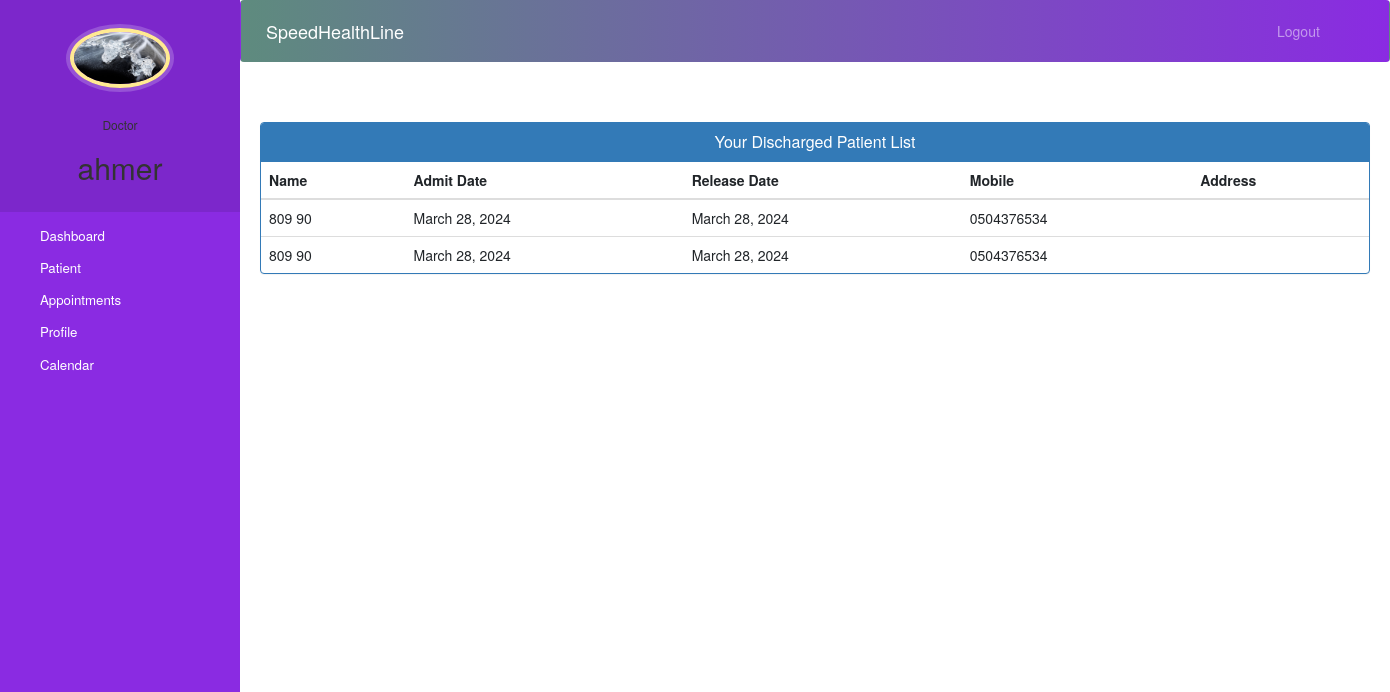
Page /doctor-view-discharge-patient (signed in) on the earlier database version.
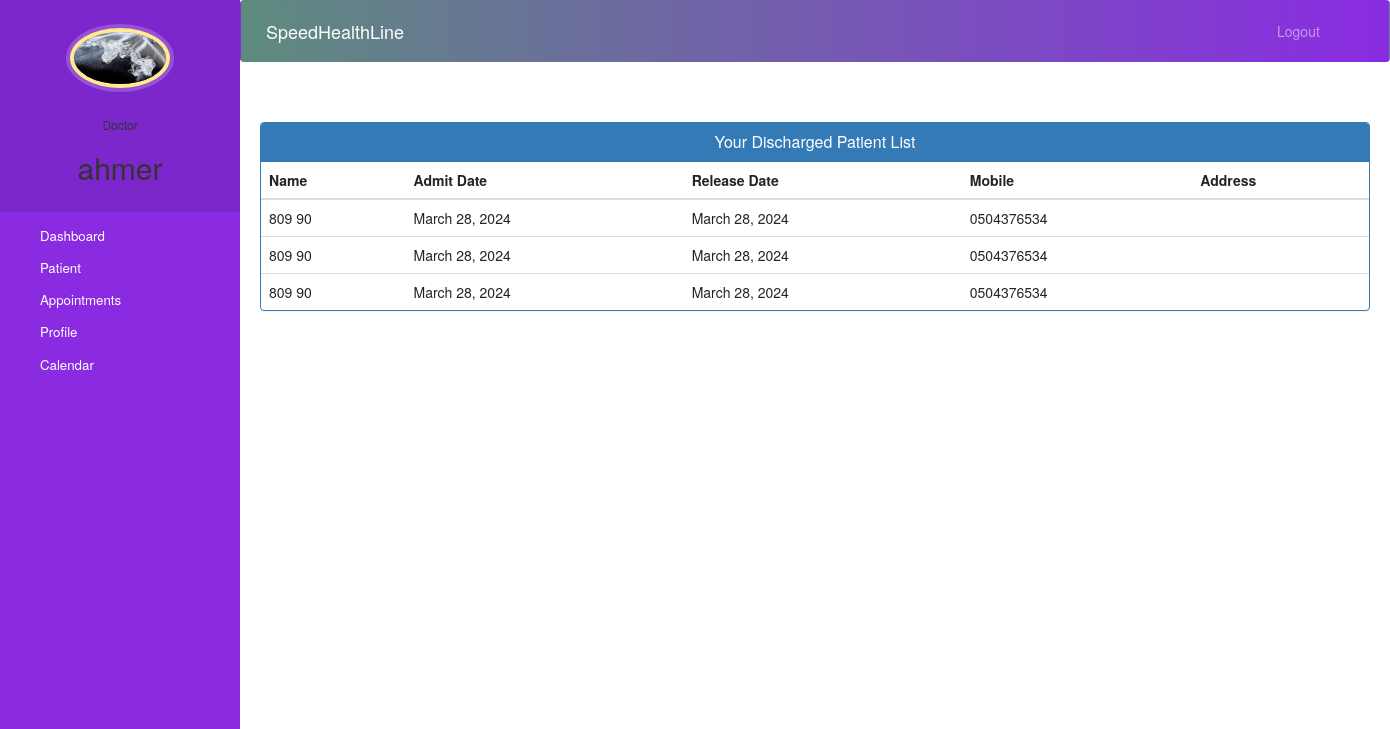
Same page on the later database version.
### core/models.py (models this page shows)
class PatientDischargeDetails(models.Model):
    patientId=models.PositiveIntegerField(null=True)
    patientName=models.CharField(max_length=40)
    assignedDoctorName=models.CharField(max_length=40)
    mobile = models.CharField(max_length=20,null=True)
    admitDate=models.DateField(null=False)
    releaseDate=models.DateField(null=False)
    daySpent=models.PositiveIntegerField(null=False)
    roomCharge=models.PositiveIntegerField(null=False)
    medicineCost=models.PositiveIntegerField(null=False)
    doctorFee=models.PositiveIntegerField(null=False)
    OtherCharge=models.PositiveIntegerField(null=False)
    total=models.PositiveIntegerField(null=False)

### core/views.py (the view)
# urls.py: path('doctor-view-discharge-patient', doctor_discharge_patient,
@login_required(login_url='Userlogin')
@user_passes_test(is_doctor)
def doctor_discharge_patient(request):
    dischargedpatients = models.PatientDischargeDetails.objects.all().distinct().filter(
        assignedDoctorName=request.user.first_name)
    doctor = models.Doctor.objects.get(user_id=request.user.id)  # for profile picture of doctor in sidebar
    return render(request, 'doctor_discharge_patient.html',
                  {'dischargedpatients': dischargedpatients, 'doctor': doctor})

### core/views.py (called while the page is built)
def is_doctor(user):
    return user.groups.filter(name='DOCTOR').exists()

### templates/doctor_discharge_patient.html (shortened to what this page needs)
{% extends 'doctor_base.html' %}
{% block content %}
{%load static%}
<head>
  <link href="//netdna.bootstrapcdn.com/bootstrap/3.0.0/css/bootstrap.min.css" rel="stylesheet" id="bootstrap-css">
</head>
<div class="container">
  <div class="panel panel-primary">
    <div class="panel-heading">
      <h6 class="panel-title">Your Discharged Patient List</h6>
    </div>
    <table class="table table-hover" id="dev-table">
      <thead>
        <tr>
          <th>Name</th>
          <th>Admit Date</th>
          <th>Release Date</th>
          <th>Mobile</th>
          <th>Address</th>
        </tr>
      </thead>
      {% for p in dischargedpatients %}
      <tr>
        <td> {{p.patientName}}</td>
        <td>{{p.admitDate}}</td>
        <td>{{p.releaseDate}}</td>
        <td>{{p.mobile}}</td>
        <td>{{p.address}}</td>
      </tr>
      {% endfor %}
    </table>
  </div>
</div>
{% endblock content %}

Differences in the rows shown:
added PatientDischargeDetails: patientName "809 90", admitDate "March 28, 2024", releaseDate "March 28, 2024", mobile "0504376534"
